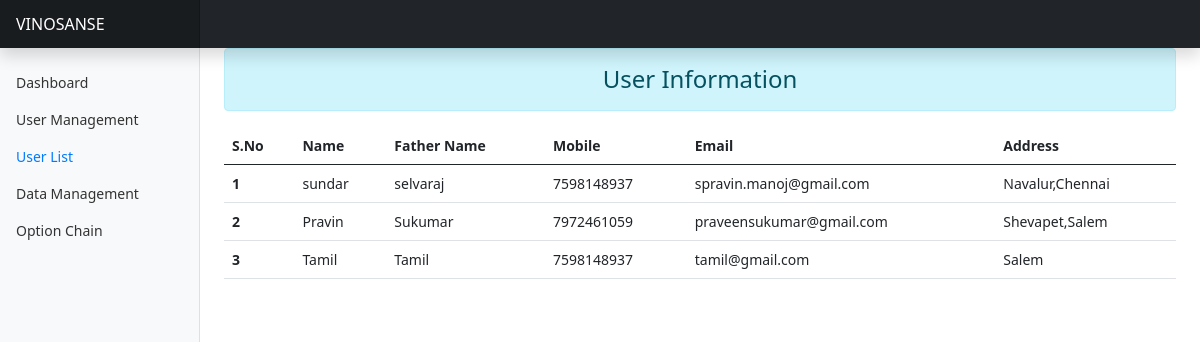
The app's page /userlist with its own data.
### nse/models.py (models this page shows)
class Customer(models.Model):
    name = models.CharField(max_length=100)
    fathername = models.CharField(max_length=100)
    mobile = PhoneNumberField()
    email = models.CharField(max_length=100)
    address = models.CharField(max_length=100)

### nse/views.py (the view)
# urls.py: path("userlist", views.registeredusers, name="userlist"),
def registeredusers(request):
    userlt = Customer.objects.all()
    print(userlt)
    return render(request, 'registeredusers.html',{'userlt':userlt,"charts_form": "btn-disabled"})

### template/registeredusers.html
{% extends 'commonbase.html' %}
{% block content %}
<div class="row">
    <div class="col-md">
        <h4 class="text-center alert alert-info"> User Information</h4>
        {% if userlt %}
          <table class="table table-hover">
            <thead>
              <tr>
                <th scope="col">S.No</th>
                <th scope="col">Name</th>
                <th scope="col">Father Name</th>
                <th scope="col">Mobile</th>
                <th scope="col">Email</th>
                <th scope="col">Address</th>
              </tr>
            </thead>
            <tbody>
                {% for st in userlt %}
              <tr>
                <th scope="row">{{st.id}}</th>
                <td>{{st.name}}</td>
                <td>{{st.fathername}}</td>
                <td>{{st.mobile}}</td>
                <td>{{st.email}}</td>
                <td>{{st.address}}</td>
              </tr>
              {% endfor %}
            </tbody>
          </table>
        {% else %}
        <h4 class="text-center alert alert-warning"> No Records</h4>
        {% endif %}
    </div>
</div>
{% endblock content %}

### static/css/dashboard.css (style rules this page uses)
body { font-size: .875rem; }

### static/css/dashboard.rtl.css (style rules this page uses)
body { font-size: .875rem; }

### records on screen
Customer: id "1", name "sundar", fathername "selvaraj", mobile "7598148937", email "spravin.manoj@gmail.com", address "Navalur,Chennai"
Customer: id "2", name "Pravin", fathername "Sukumar", mobile "7972461059", email "praveensukumar@gmail.com", address "Shevapet,Salem"
Customer: id "3", name "Tamil", fathername "Tamil", mobile "7598148937", email "tamil@gmail.com", address "Salem"
